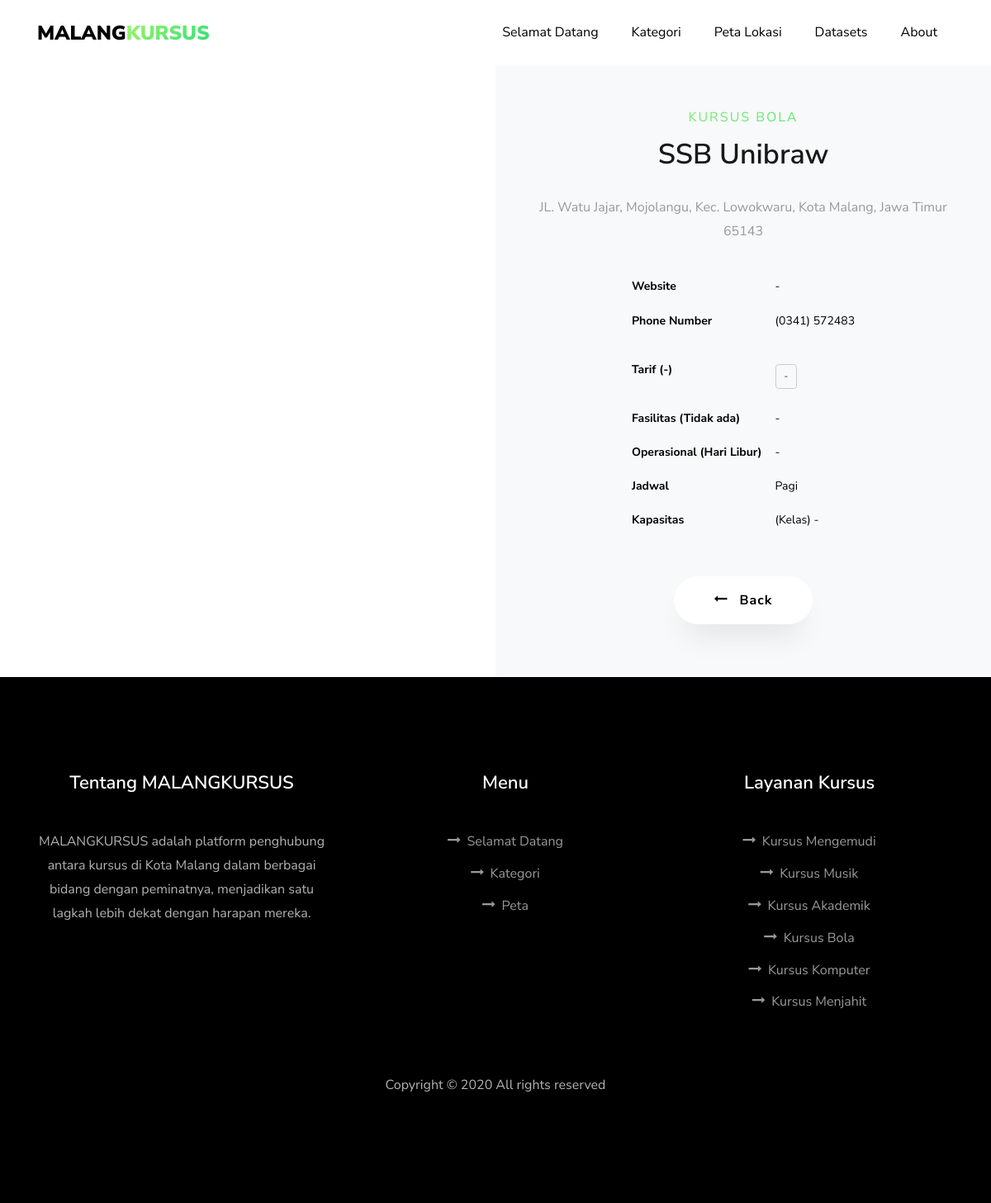
/location-map-detail.php?kategori=kursus_bola&id=7, run on the app's committed database.
### tables this page shows
CREATE TABLE `kursus_bola` (
  `id` int(11) NOT NULL,
  `nama` varchar(100) NOT NULL,
  `kategori` varchar(100) NOT NULL,
  `alamat` text NOT NULL,
  `lat` double NOT NULL,
  `long` double NOT NULL,
  `no_telpon` varchar(20) NOT NULL,
  `website` text NOT NULL,
  `tarif` varchar(50) NOT NULL,
  `keterangan_tarif` text,
  `fasilitas` text NOT NULL,
  `keterangan_fasilitas` text,
  `jadwal` varchar(50) NOT NULL,
  `keterangan_jadwal` text,
  `operasional` text NOT NULL,
  `keterangan_operasional` text,
  `kapasitas` varchar(50) NOT NULL,
  `keterangan_kapasitas` text
);

### location-map-detail.php (the view, shortened to what this page needs)
<!DOCTYPE html>
<html lang="en">
    <?php
      include "content/header-references.php";
      include "server/connection.php";
      $dbConn = mysqli_connect($dbServer, $dbUsr, $dbPasswd) or die(mysqli_error());
      mysqli_select_db($dbConn, $dbName);
      $tipe_kursus = $_GET["kategori"];
      $id_kursus = $_GET["id"];
      $sql = "SELECT * FROM $tipe_kursus WHERE id='$id_kursus'";
      $result = mysqli_query($dbConn, $sql);
      while ($row = mysqli_fetch_array($result)) {
    ?>
    <body data-spy="scroll" data-target=".site-navbar-target" data-offset="300">
        <?php include "content/location-map/map-references.php"; ?>
          <?php include "content/global-header.php"; ?>
              <section class="ftco-section contact-section ftco-no-pb" id="contact-section" style="padding: 5em 0 0 0;">
                <div class="container" style="max-width: inherit;padding: 0">
                  <div class="row no-gutters block-9">
                    <div class="col-md-6 order-md-last d-flex">
                      <form method="GET" action="<?=htmlspecialchars($_SERVER["PHP_SELF"]);?>" class="bg-light p-5 contact-form" style="text-align: -webkit-center;">
                        <div class="row justify-content-start pb-3">
                          <div class="col-md-12 heading-section ftco-animate fadeInUp ftco-animated">
                            <span class="subheading"><?=$row['kategori']?></span>
                            <h2 class="mb-4" style="font-size: 34px; text-transform: capitalize;"><?=$row['nama']?></h2>
                            <p><?=$row['alamat']?></p>
                          </div>
                        </div>
                        <div class="row">
                          <div class="col-sm-12">
                            <table class="detail" style="font-size: 14px;color: black;">
                              <tr><th style="padding:8px">Website</th><td style="padding:8px"><?=$row['website']?></td></tr>
                              <tr><th style="padding:8px">Phone Number</th><td style="padding:8px"><?=$row['no_telpon']?></td></tr>
                              <tr>
                                <th style="padding:8px">Tarif (<?=$row['tarif']?>)</th>
                                <td style="padding:8px">
                                  <div class="tag-widget post-tag-container mt-4">
                                    <div class="tagcloud">
                                      <?php
                                        $array_tarif = explode(";", $row['keterangan_tarif']);
                                        foreach ($array_tarif as $tarif) {
                                          if ($tarif != "") {
                                          ?>
                                            <a class="tag-cloud-link"><?=$tarif?></a>
                                          <?php
                                          }
                                        }
                                      ?>
                                    </div>
                                  </div>
                                </td>
                              </tr>
                              <tr>
                                <th style="padding:8px">Fasilitas (<?=$row['fasilitas']?>)</th>
                                <td style="padding:8px"><?=$row['keterangan_fasilitas']?></td>
                              </tr>
                              <tr><th style="padding:8px">Operasional (<?=$row['operasional']?>)</th><td style="padding:8px"><?=$row['keterangan_operasional']?></td></tr>
                              <tr><th style="padding:8px">Jadwal</th><td style="padding:8px"><?=$row['jadwal']?></td></tr>
                              <tr><th style="padding:8px">Kapasitas</th><td style="padding:8px">(<?=$row['kapasitas']?>) <?=$row['keterangan_kapasitas']?></td></tr>
                            </table>
                          </div>
                        </div>
                        <div class="row" style="padding-top: 3rem">
                          <div class="col-sm-12">
                            <div class="form-group footer" style="text-align: center !important">
                              <a href="location-map.php" class="btn btn-white py-3 px-5">
                              <span class="icon-long-arrow-left mr-2"></span> Back
                              </a>
                            </div>
                          </div>
                        </div>
                      </form>
                    </div>
                    <div class="col-md-6 d-flex">
                      <div id="map" class="bg-white"></div>
                    </div>
                  </div>
                </div>
              </section>
          <?php include "content/global-footer.php"; ?>
    </body>
    <?php
      }
    ?>
</html>

### content/global-header.php (shortened to what this page needs)
<nav class="navbar navbar-expand-lg navbar-dark ftco_navbar bg-dark ftco-navbar-light site-navbar-target" id="ftco-navbar">
    <div class="container">
        <a class="navbar-brand" href="index.html">MALANG<span>KURSUS</span></a>
        <div class="collapse navbar-collapse" id="ftco-nav">
            <ul class="navbar-nav nav ml-auto">
                <li class="nav-item"><a href="index.php" class="nav-link"><span>Selamat Datang</span></a></li>
                <li class="nav-item"><a href="index.php#services-section" class="nav-link"><span>Kategori</span></a></li>
                <li class="nav-item"><a href="location-map.php" class="nav-link"><span>Peta Lokasi</span></a></li>
                <li class="nav-item"><a href="datasets.php" class="nav-link"><span>Datasets</span></a></li>
                <li class="nav-item"><a href="about.php" class="nav-link"><span>About</span></a></li>
            </ul>
        </div>
    </div>
</nav>

### content/global-footer.php
<footer class="ftco-footer ftco-section">
    <div class="container">
        <div class="row mb-5" style="text-align: center;">
            <div class="col-md">
                <div class="ftco-footer-widget mb-4">
                    <h2 class="ftco-heading-2">Tentang MALANGKURSUS</h2>
                    <p>MALANGKURSUS adalah platform penghubung antara kursus di Kota Malang dalam berbagai bidang
                        dengan peminatnya, menjadikan satu lagkah lebih dekat dengan harapan mereka.</p>
                </div>
            </div>
            <div class="col-md">
                <div class="ftco-footer-widget mb-4 ml-md-4">
                    <h2 class="ftco-heading-2">Menu</h2>
                    <ul class="list-unstyled">
                        <li><a href="index.php"><span class="icon-long-arrow-right mr-2"></span>Selamat Datang</a></li>
                        <li><a href="index.php#services-section"><span class="icon-long-arrow-right mr-2"></span>Kategori</a></li>
                        <li><a href="location-map.php"><span class="icon-long-arrow-right mr-2"></span>Peta</a></li>
                    </ul>
                </div>
            </div>
            <div class="col-md">
                <div class="ftco-footer-widget mb-4">
                    <h2 class="ftco-heading-2">Layanan Kursus</h2>
                    <ul class="list-unstyled">
                        <li><a href="location-map.php?category=mengemudi"><span class="icon-long-arrow-right mr-2"></span>Kursus Mengemudi</a></li>
                        <li><a href="location-map.php?category=musik"><span class="icon-long-arrow-right mr-2"></span>Kursus Musik</a></li>
                        <li><a href="location-map.php?category=akademik"><span class="icon-long-arrow-right mr-2"></span>Kursus Akademik</a></li>
                        <li><a href="location-map.php?category=bola"><span class="icon-long-arrow-right mr-2"></span>Kursus Bola</a></li>
                        <li><a href="location-map.php?category=komputer"><span class="icon-long-arrow-right mr-2"></span>Kursus Komputer</a></li>
                        <li><a href="location-map.php?category=menjahit"><span class="icon-long-arrow-right mr-2"></span>Kursus Menjahit</a></li>
                    </ul>
                </div>
            </div>
        </div>
        <div class="row">
            <div class="col-md-12 text-center">
                <p>
                    Copyright &copy;
                    <script>document.write(new Date().getFullYear());</script> All rights reserved
                </p>
            </div>
        </div>
    </div>
</footer>

### css/icomoon.css (style rules this page uses)
[class^="icon-"], [class*=" icon-"] { font-family: 'icomoon' !important; speak: none; font-style: normal; font-weight: normal; font-variant: normal; text-transform: none; line-height: 1; -webkit-font-smoothing: antialiased; -moz-osx-font-smoothing: grayscale; }
.icon-long-arrow-left:before { content: "\f177"; }
.icon-long-arrow-right:before { content: "\f178"; }

### css/style-custom.css (style rules this page uses)
.form-group.footer .btn { font-weight: bold !important; letter-spacing: 1px !important; }
.btn { cursor: pointer !important }
.form-group { text-align: left !important; }

### data on the page
kursus_bola: kategori "KURSUS BOLA", nama "SSB Unibraw", alamat "JL. Watu Jajar, Mojolangu, Kec. Lowokwaru, Kota Malang, Jawa Timur 65143", website "-", no_telpon "(0341) 572483", tarif "-", keterangan_tarif "-", fasilitas "Tidak ada", keterangan_fasilitas "-", operasional "Hari Libur", keterangan_operasional "-", jadwal "Pagi", kapasitas "Kelas", keterangan_kapasitas "-"
